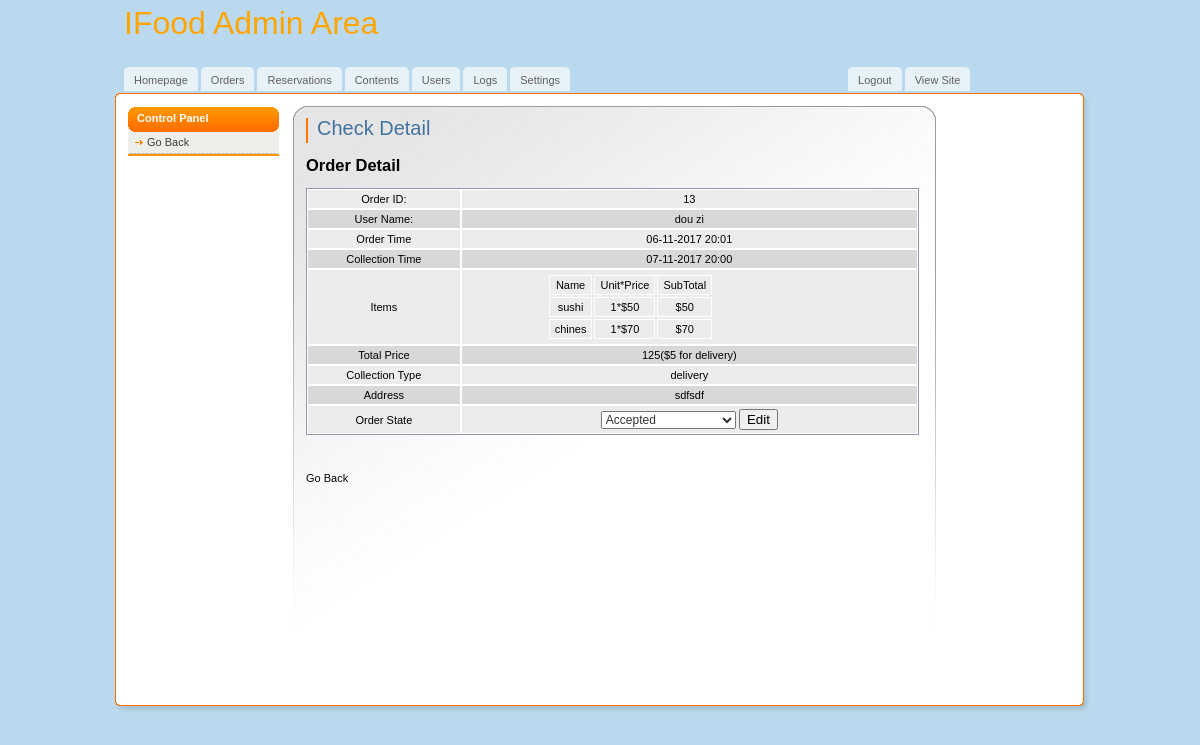
Page /admin/checkDetails.php?order_id=13 (signed in) on the committed database.
### tables this page shows
CREATE TABLE `orders` (
  `order_id` int(11) NOT NULL AUTO_INCREMENT,
  `user_id` int(11) DEFAULT NULL,
  `order_time` datetime DEFAULT NULL,
  `date` datetime DEFAULT NULL,
  `total_price` decimal(10,0) DEFAULT NULL,
  `type` varchar(100) DEFAULT NULL COMMENT '// delivery',
  `state` varchar(100) DEFAULT NULL COMMENT '// Accepted, Ready_for_collection, collected, cancelled',
  `address` varchar(100) DEFAULT NULL,
  `reservation` varchar(100) DEFAULT NULL,
  PRIMARY KEY (`order_id`)
);

CREATE TABLE `user` (
  `user_id` int(11) NOT NULL AUTO_INCREMENT,
  `user_name` varchar(100) DEFAULT NULL,
  `nric` varchar(100) DEFAULT NULL,
  `firstname` varchar(40) DEFAULT NULL,
  `lastname` varchar(40) DEFAULT NULL,
  `dateofbirth` datetime DEFAULT NULL,
  `role` varchar(100) DEFAULT NULL,
  `email` varchar(100) DEFAULT NULL,
  `password` varchar(100) DEFAULT NULL,
  `phone_number` int(100) DEFAULT NULL,
  `address` varchar(200) DEFAULT NULL,
  `user_img` varchar(100) DEFAULT NULL,
  `state` varchar(255) DEFAULT NULL,
  `create_at` timestamp NULL DEFAULT NULL,
  PRIMARY KEY (`user_id`)
);

CREATE TABLE `order_item` (
  `id` int(11) NOT NULL AUTO_INCREMENT,
  `order_id` int(11) DEFAULT NULL,
  `item_id` int(11) DEFAULT NULL,
  `quantity` int(11) DEFAULT NULL,
  PRIMARY KEY (`id`)
);

CREATE TABLE `item` (
  `item_id` int(11) NOT NULL AUTO_INCREMENT,
  `product_id` int(11) DEFAULT NULL,
  `item_name` varchar(200) DEFAULT NULL,
  `item_price` decimal(10,0) DEFAULT NULL,
  `item_category` varchar(100) DEFAULT NULL,
  `item_desc` varchar(100) DEFAULT NULL,
  `item_image` varchar(100) DEFAULT NULL,
  PRIMARY KEY (`item_id`)
);

### admin/checkDetails.php (the view, shortened to what this page needs)
<?php
if ($_SESSION['role']==3){
    header('Location: no_permission.php');
}else if(!isset($_SESSION['role'])){
    header('Location:login.php');
}else{
include 'dbFunctions.php';
$select=null;
if (isset($_GET['order_id'])){
$select="order";
$order_id = $_GET['order_id'];
$getO = "SELECT * FROM orders  WHERE order_id LIKE $order_id";
$resultO= mysqli_query($link, $getO) or die(mysqli_error($link));
$rownumO=mysqli_fetch_array($resultO);
$user_id = $rownumO['user_id'];
$getUser = "SELECT * FROM user  WHERE user_id LIKE $user_id";
$resultUser= mysqli_query($link, $getUser) or die(mysqli_error($link));
$rowUser=mysqli_fetch_array($resultUser);
$firstname = $rowUser['firstname'];
$lastname = $rowUser['lastname'];
$order_id=$rownumO['order_id'];
$collect_time=$rownumO['date'];
$cd= date('d-m-Y H:i',strtotime($collect_time));
$total_price=$rownumO['total_price'];
$collection_type = $rownumO['type'];
$order_state = $rownumO['state'];
$order_time=$rownumO['order_time'];
$od= date('d-m-Y H:i',strtotime($order_time));
$address = $rownumO['address'];
$getOI="SELECT order_item.*,item.item_price,item.item_name FROM order_item,item WHERE order_item.order_id = $order_id AND order_item.item_id = item.item_id";
$resultOI= mysqli_query($link, $getOI) or die(mysqli_error($link));
$state = array(
'Accepted' => "Accepted",
'Ready_for_collection' => "Ready_for_collection",
'Collected' => "Collected",
'Cancelled' => "Cancelled"
);
function generateSelect($name = '', $options = array(),$currentSate) {
    $html = '<select name="'.$name.'">';
    foreach ($options as $option => $value) {
        if($value==$currentSate){
             $html .= '<option value='.$value.' selected>'.$option.'</option>';
        }else{
             $html .= '<option value='.$value.'>'.$option.'</option>';
        }
    }
    $html .= '</select>';
    return $html;
}
}else if(isset($_GET['reservation_id'])){
    $select="reservation";
    $reservation_id=$_GET['reservation_id'];
$getR = "SELECT * FROM reservation where reservation_id = $reservation_id ";
$resultR= mysqli_query($link, $getR) or die(mysqli_error($link));
$rownumR=mysqli_fetch_array($resultR);
$user_id = $rownumR['user_id'];
$getUser = "SELECT * FROM user  WHERE user_id LIKE $user_id";
$resultUser= mysqli_query($link, $getUser) or die(mysqli_error($link));
$rowUser=mysqli_fetch_array($resultUser);
$firstname = $rowUser['firstname'];
$lastname = $rowUser['lastname'];
$reservation_time=$rownumR['current'];
$rt= date('d-m-Y H:i',strtotime($reservation_time));
$reserved_time=$rownumR['date'];
$rd= date('d-m-Y H:i',strtotime($reserved_time));
$total_people=$rownumR['people'];
$reservation_state = $rownumR['state'];
$comment = $rownumR['comment'];
$state = array(
    'Accepted' => "Accepted",
'Pending' => "Pending",
'Rejected' => "Rejected"
);
function generateSelect($name = '', $options = array(),$currentSate) {
    $html = '<select name="'.$name.'">';
    foreach ($options as $option => $value) {
        if($value==$currentSate){
             $html .= '<option value='.$value.' selected>'.$option.'</option>';
        }else{
             $html .= '<option value='.$value.'>'.$option.'</option>';
        }
    }
    $html .= '</select>';
    return $html;
}
}else if(isset($_GET['userid'])){
    $select="user";
    $user_id=$_GET['userid'];
$getUser = "SELECT * FROM user WHERE user_id LIKE '$user_id' ";
$resultUser= mysqli_query($link, $getUser) or die(mysqli_error($link));
$userinfo=mysqli_fetch_array($resultUser);
$first_name = $userinfo['firstname'];
$last_name = $userinfo['lastname'];
$email = $userinfo['email'];
$address = $userinfo['address'];
$dob = $userinfo['dateofbirth'];
$dobfm= date('d-m-Y',strtotime($dob));
$pn = $userinfo['phone_number'];
$account_name = $userinfo['user_name'];
$img = $userinfo['user_img'];
$user_state = $userinfo['state'];
$role = $userinfo['role'];
}
?>
<!DOCTYPE html PUBLIC "-//W3C//DTD XHTML 1.0 Transitional//EN" "http://www.w3.org/TR/xhtml1/DTD/xhtml1-transitional.dtd">
<html>
<head>
</head>
<body>
<div id="main">
	<div id="header">
		<a href="dashboard.php" class="logo" style="font-size:xx-large;color:orange;">IFood Admin Area</a>
		<ul id="top-navigation">
			<li><span><span><a href="dashboard.php">Homepage</a></span></span></li>
			<li><span><span><a href="orders.php">Orders</a></span></span></li>
			<li><span><span><a href="reservation.php">Reservations</a></span></span></li>
			<li><span><span><a href="contents.php">Contents</a></span></span></li>
			<li><span><span><a href="users.php">Users</a></span></span></li>
                        <li><span><span><a href="logs.php">Logs</a></span></span></li>
                        <li><span><span><a href="setting.php">Settings</a></span></span></li>
                        <li style="position:relative;left:275px;"><span><span><a href="../logOut.php">Logout</a></span></span></li>
                        <li style="position:relative;left:275px;;"><span><span><a href="../index.php">View Site</a></span></span></li>
		</ul>
	</div>
	<div id="middle">
		<div id="left-column">
			<h3>Control Panel</h3>
			<ul class="nav">
				<li><a href="javascript:history.go(-1)">Go Back</a></li>
			</ul>
		</div>
		<div id="center-column">
			<div class="top-bar">
				<h1>Check Detail</h1>
			</div><br /><br />
                        <?php if($select=="order"){
                           ?>
                        <h2>Order Detail</h2>
                         <form method="post" action="updateState.php">
                              <div class="table">
                                  <table  class="listing" cellpadding="0" cellspacing="0">
                      <tbody>
                     <tr class="bg">
                      <td>Order ID:</td><td colspan="3"><input type="hidden" name="order_id" value="<?php echo $order_id ?>" /><?php echo $order_id;?></td>
                      </tr>
                      <tr>
                      <td>User Name:</td><td colspan="3"><a href="userInfo.php?userid=<?php echo $user_id;?>" onclick="OpenPopup(this.href); return false"><?php echo $firstname."&nbsp".$lastname;?></a></td>
                      </tr>
                      <tr class="bg">
                      <td>Order Time</td><td colspan="3"><?php echo $od;?></td>
                      </tr>
                      <tr>
                      <td>Collection Time</td><td colspan="3"><?php echo $cd;?></td>
                      </tr>
                      <tr class="bg">
                      <td>Items</td><td> <table style="margin-left:80px;" >
    <tr>
     <td>Name</td>
     <td>Unit*Price</td>
     <td>SubTotal</td>
   </tr>
                         <?php while($rownumOI=mysqli_fetch_array($resultOI)){
                          $item_name=$rownumOI['item_name'];
                          $item_q=$rownumOI['quantity'];
                          $item_p=$rownumOI['item_price'];
                          $item_sub=$item_q*$item_p;
                      ?>
   <tr>
     <td><?php echo $item_name;?></td>
     <td><?php echo $item_q;?>*$<?php echo $item_p;?></td>
     <td>$<?php echo $item_sub;?></td>
   </tr>
                       <?php }?>
                             </table></td>
                      </tr>
                      <tr>
                      <td>Total Price</td><td colspan="3"><?php if ($collection_type=="delivery"){
                          echo $total_price."($5 for delivery)";}else{
                               echo $total_price;
                          }
                          ?></td>
                      </tr>
                      <tr class="bg">
                      <td>Collection Type</td><td colspan="3"><?php echo $collection_type;?></td>
                      </tr>
                      <tr>
                      <td>Address</td><td colspan="3"><?php echo $address;?></td>
                      </tr>
                      <tr class="bg">
                      <td>Order State</td><td colspan="3"><?php echo $html = generateSelect('state', $state,$order_state);?>
                          <?php if($_SESSION['role']==1){ ?>
                              <input type="submit" value ="Edit"/>
                          <?php }?>
                          </td>
                      </tr>
                      </tbody>
                  </table></div>
                  </form> <p><a href="javascript:history.go(-1)">Go Back</a></p></div>
                      <?php  }else if($select=="reservation"){ ?>
                           <h2>Reservation Detail</h2>
                  <form method="post" action="updateState.php">
                      <div class="table">
                  <table  class="listing" cellpadding="0" cellspacing="0">
                      <tbody>
                     <tr class="bg">
                      <td>Reservation ID</td><td><input type="hidden" name="reservation_id" value="<?php echo $reservation_id ?>" /><?php echo $reservation_id;?></td>
                      </tr>
                     <tr>
                      <td>User Name</td><td><a href="userInfo.php?userid=<?php echo $user_id;?>" onclick="OpenPopup(this.href); return false"><?php echo $firstname."&nbsp".$lastname;?></a></td>
                      </tr>
                      <tr class="bg">
                      <td>Create Time</td><td><?php echo $rt;?></td>
                      </tr>
                      <tr>
                      <td>Reserved Time</td><td><?php echo $rd;?></td>
                      </tr>
                      <tr class="bg">
                      <td>Number of People</td><td><?php echo $total_people;?></td>
                      </tr>
                      <tr>
                      <td>Comments:</td><td><?php echo $comment;?></td>
                      </tr>
                      <tr class="bg">
                       <td>Reservation State</td><td>
                           <?php echo $html = generateSelect('state', $state,$reservation_state);?>
                           <?php if($_SESSION['role']==1){ ?>
                              <input type="submit" value ="Edit"/>
                          <?php }?></td>
                      </tr>
                      </tbody>
                  </table>
                          </div>
                  </form>
                  <p><a href="javascript:history.go(-1)">Go Back</a></p>
                     <?php }else if($select=="user"){ ?>
                   <h2>User Detail</h2>
                      <div class="table">
                  <table  class="listing" cellpadding="0" cellspacing="0">
           <tbody>
        <tr class="bg">
            <td>User ID:</td>
            <td><?php echo $user_id;?></td>
        </tr>
            <tr>
            <td>First Name:</td>
            <td><?php echo $first_name;?></td>
        </tr>
            <tr class="bg">
            <td>Last Name:</td>
            <td><?php echo $last_name;?></td>
        </tr>
        <tr>
            <td>Date Of Birth:</td>
            <td><?php echo $dobfm;?></td>
        </tr>
            <tr class="bg">
            <td>Email:</td>
            <td><?php echo $email;?></td>
        </tr>
        <tr>
            <td>Phone Number:</td>
            <td><?php echo $pn;?></td>
        </tr>
        <tr class="bg">
            <td>Account Name:</td>
            <td><?php echo $account_name;?></td>
        </tr>
        <tr>
            <td>Address:</td>
            <td><?php echo $address;?></td>
        </tr>
        <tr class="bg">
            <td>Role:</td>
            <?php
            $q="SELECT name FROM user_group WHERE id='$role'";
            $result= mysqli_query($link, $q) or die(mysqli_error($link));
            $row=mysqli_fetch_array($result);
            ?>
            <td><?php echo $row['name'];?></td>
        </tr>
        <tr>
            <td>Image:</td>
            <td><?php echo $img;?></td>
        </tr>
        <tr class="bg">
            <td>Account State:</td>
            <td><?php echo $user_state;?></td>
        </tr>
            </tbody>
                  </table>
                          </div>
                  <p><a href="javascript:history.go(-1)">Go Back</a></p>
                         <?php
                     }
                     ?>
                  </div>
	<div id="footer"></div>
</div>
</body>
</html>
<?php } ?>

### admin/css/all.css (style rules this page uses)
body { margin:0; padding:0; background:#BBD9EE; color:#000; font-family:tahoma,arial,sans-serif; font-size:11px; }
form { margin:0; padding:0 }
a { color:#060606;text-decoration: none }
input { vertical-align:middle }
input.text, select, textarea { font-family:arial,sans-serif; color:#333; font-size:12px; vertical-align:middle; }
#main { width:992px; margin:0 auto; }
#header { position:relative; width:992px; height:106px; background:url(../img/bg-header.gif) no-repeat left bottom; }
a.logo { position:absolute; top:5px; left:20px; }
#top-navigation { position:absolute; top:60px; left:20px; margin:0; padding:0; list-style:none; }
#top-navigation li { float:left; margin:0 3px 0 0; height:34px; background:url(../img/tab.gif) repeat-x top; }
#top-navigation li a { float:left; display:block; height:20px; line-height:19px; color:#606060; padding:4px 0 0 0; }
#top-navigation li span { float:left; background:url(../img/tab-left.gif) no-repeat left top; }
#top-navigation li span span { background:url(../img/tab-right.gif) no-repeat right top; padding:7px 10px 0 10px; }
#middle { float:left; width:967px; background:url(../img/bg-middle.gif) repeat-y left; padding:0 13px 0 12px; }
#left-column { float:left; padding:1px 14px 0 12px; width:151px; }
#center-column { float:left; width:614px; background:url(../img/bg-center-column.jpg) no-repeat left top; min-height:584px; padding:12px 16px 0 13px; }
#footer { float:left; width:100%; background:url(../img/bg-footer.gif) no-repeat; height:15px; }
#left-column a { color:#3E3E3E; }
#left-column h3 { font-size:11px; margin:0; color:#fff; background:url(../img/bg-left-header.gif) no-repeat left top; height:25px; line-height:23px; padding:0 0 0 9px; }
ul.nav { margin:0 0 11px 0; border-bottom:2px solid #FF9600; background:#ECEFE7; list-style:none; padding:0 2px; }
ul.nav li { padding:4px 4px 6px 5px; background:url(../img/bg-dotted.gif) repeat-x bottom; }
ul.nav a { padding:0 0 0 12px; background:url(../img/arrow.gif) no-repeat 0 4px; }
.top-bar { float:left; width:603px; border-left:2px solid #f70; padding:0 0 0 9px; margin:0 0 4px 0; }
.top-bar h1 { font:20px/21px verdana,sans-serif; color:#43729F; margin:0 0 4px 0; }
div.table { float:left; position:relative; width:614px; margin:0 0 37px 0; }
table.listing { border-bottom:1px solid #9097A9; width:613px; padding:0; margin:0; border:1px solid #9097A9; }
table.listing td, table.listing th { border:1px solid #fff; text-align:center; }
table.listing td { background:#D8D8D8; color:#000; padding:3px 5px; }
table.listing .bg td { background:#ECECEC; }

### rows in the picture
orders: order_id "13", order_time "06-11-2017 20:01", date "07-11-2017 20:00", total_price "125", type "delivery", address "sdfsdf", state "Accepted"
user: firstname "dou", lastname "zi"
order_item: item.item_name "sushi", quantity "1", item.item_price "50"
order_item: item.item_name "chines", quantity "1", item.item_price "70"
